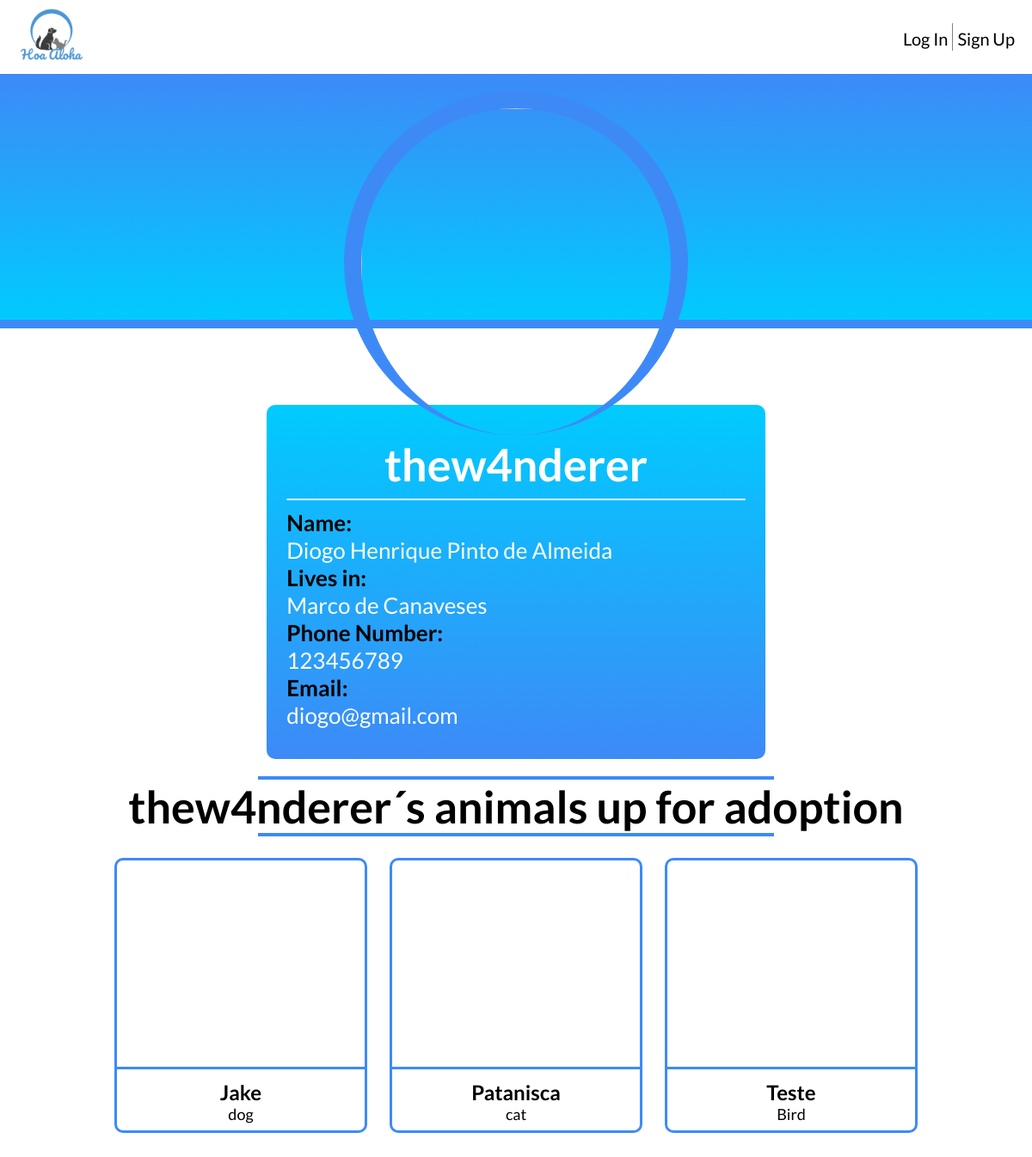
The app's page /pages/profile.php?username=thew4nderer with its own data.
### tables this page shows
CREATE TABLE UserPhotos(
	idUser         INTEGER REFERENCES UserEntities(id),
	idPhoto        INTEGER REFERENCES Photos(id)
);

CREATE TABLE UserEntities (id INTEGER PRIMARY KEY AUTOINCREMENT, name VARCHAR (255) NOT NULL, username VARCHAR (255) UNIQUE, password VARCHAR (255) NOT NULL, location VARCHAR (255) NOT NULL, phoneNumber INT NOT NULL, email VARCHAR (255) NOT NULL);

CREATE TABLE Topics(
	id 				INTEGER PRIMARY KEY,
    idUserEntity    INTEGER NOT NULL REFERENCES UserEntities(id) ON UPDATE CASCADE,
    idPet           INTEGER NOT NULL UNIQUE REFERENCES Pets(id) ON UPDATE CASCADE,
	description     VARCHAR(255) NOT NULL,
	data            DATATIME NOT NULL
);

CREATE TABLE Pets(
	id          INTEGER PRIMARY KEY AUTOINCREMENT,
	name        VARCHAR(255) NOT NULL,
	species   	VARCHAR(255) NOT NULL,
	breed       VARCHAR(255) NOT NULL,
	weight      FLOAT,
	color 	    VARCHAR(255) NOT NULL,
	dimension   VARCHAR(255) NOT NULL,
	gender		VARCHAR(255) NOT NULL,
	age			INTEGER NOT NULL
);

### database/db_user.php (called while the page is built, shortened)
<?php
  function getUser($username){
    $db = Database::instance()->db();
    $stmt = $db->prepare('SELECT * FROM UserEntities INNER JOIN UserPhotos ON UserEntities.id = UserPhotos.idUser WHERE username = ?');
    $stmt->execute(array($username));
    return $stmt->fetch();
  }
?>

### database/db_animal.php (called while the page is built, shortened)
<?php
  function getAnimal($id) {
    $db = Database::instance()->db();
    $stmt = $db->prepare('SELECT * FROM Pets INNER JOIN PetPhotos ON Pets.id = PetPhotos.idPet WHERE id = ?');
    $stmt->execute(array($id));
    return $stmt->fetch();
  }
?>

### database/db_topic.php (called while the page is built, shortened)
<?php
  function getTopicsPostedByUser($username){
    $db = Database::instance()->db();
    $stmt = $db->prepare('SELECT DISTINCT Topics.* FROM Topics, UserEntities WHERE Topics.idUserEntity=UserEntities.id AND UserEntities.username=?');
    $stmt->execute(array($username));
    return $stmt->fetchAll();
  }
?>

### templates/tpl_topic.php (the view, shortened to what this page needs)
<?php function draw_topic_in_profile($id, $animal){
?>
    <li>
      <div class="profile-animal-container" >
        <a href="../pages/topic.php?id=<?=$id?>">
          <div class="animal-photo" style="background-image: url(../database/db_link_image.php?id=<?php echo $animal['idPhoto'];?>);">
          </div>
          <div class="animal-text">
            <div class="animal-name"><?=$animal['name']?></div>
            <div class="animal-species"><?=$animal['species']?></div>
          </div>
        </a>
      </div>
    </li>
<?php } ?>

### templates/tpl_profile.php
<?php function draw_profile($user){
?>
    <div class="profile-container">
        <div class="user-photo">
            <img src="../database/db_link_image.php?id=<?php echo $user['idPhoto'];?>" width="200" height="200">
        </div>
        <div class="user-card">
            <div class="user-username"> <h1><?= $user['username'] ?></h1> </div>
            <hr>
            <div class= "user-information">
                <div class="user-name"> <h4>Name:</h4> <?=$user['name'] ?> </div>
                <div class="user-location"> <h4>Lives in:</h4> <?=$user['location'] ?> </div>
                <div class="user-contacts">
                    <div class="user-phone"> <h4>Phone Number:</h4> <?=$user['phoneNumber'] ?></div>
                    <div class="user-email"> <h4>Email:</h4> <?=$user['email'] ?> </div>
                </div>
            </div>
        </div>
    </div>
<?php } ?>
<?php function start_animals_div($username, $is_own_profile){
?>
    <?php
        $string = $is_own_profile ? 'Your animals up for adoption': $username . '´s animals up for adoption';
    ?>
    <div class="profile-animals-title-container">
        <div class="profile-animals-title-divider"><hr></div>
            <h1><?= $string ?></h1>
        <div class="profile-animals-title-divider"><hr></div>
    </div>
    <div class="profile-animals-ext-container">
        <div class="profile-animals-container">
<?php } ?>
<?php function end_animals_div(){
?>
        </div>
    </div>
<?php } ?>

### pages/profile.php (shortened to what this page needs)
<?php
  include_once('../templates/tpl_common.php');
  include_once('../templates/tpl_profile.php');
  include_once('../templates/tpl_topic.php');
  include_once("../database/db_user.php");
  include_once("../database/db_animal.php");
  include_once("../database/db_topic.php");
  $username = $_GET['username'];
  $profile = getUser($username);
  $topics = getTopicsPostedByUser($username);
  draw_profile($profile);
  start_animals_div($username, (@$_SESSION['username'] == $username));
  foreach($topics as &$topic) {
    if ($topic != null) {
      $animal = getAnimal($topic['idPet']);
      if ($animal != null) draw_topic_in_profile($topic['id'], $animal);
    }
  }
  end_animals_div();
  ?>

### css/style.css (style rules this page uses)
* { box-sizing: border-box; margin: 0; padding: 0; list-style: none; text-decoration: none; font-family: Lato; }
:root { font-size: 26px; --login-blue: rgb(61, 138, 247); --login-blue-soft: rgb(90, 159, 255); }
body { color: black; background-color: white; margin: 0 auto; padding: 0; }
.profile-container { padding: 20px; display: block; min-height: 80vh; position: relative; width: 100%; background-color: #fff; }
.profile-container:before { content: ''; position: absolute; width: 100%; height: 35%; top: 0; left: 0; background-image: linear-gradient(to top, #00cbfe, var(--login-blue)); border-bottom-style: solid; border-width: 10px; border-color: var(--login-blue); }
.user-photo img { display: block; margin-left: auto; margin-right: auto; position: relative; border-radius: 100%; border-top-style: solid; border-right-style: solid; border-left-style: solid; border-width: 20px; border-color: var(--login-blue); width: 400px; height: 400px; }
.user-card { color: white; margin-top: -3%; margin-left: 25%; margin-right: 25%; padding: 1% 2% 3% 2%; box-sizing: border-box; background-image: linear-gradient(to top, var(--login-blue), #00cbfe); border-radius: 10px; }
.user-card .user-username { position: relative; color: white; font-weight: bold; padding: 5% 0 3px 0; text-align: center; border-width: 10px; }
.user-card h4 { color: black; }
.profile-container .user-card hr { margin-bottom: 2%; margin-top: 1%; border-radius: 10px; border-style: solid; border-width: 1px; border-color: white; }
.profile-animals-title-container { text-align: center; width: 100%; margin-bottom: 1%; justify-content: center; }
.profile-animals-title-divider { width: 100%; background-color: white; display: flex; justify-content: center; }
.profile-animals-title-divider hr { border-style: solid; border-width: 2px; border-color:var(--login-blue); width: 50%; background-color: white; }
.profile-animals-ext-container { width: 100%; display: flex; justify-content: center; }
.profile-animals-container { width: 80%; display: grid; grid-template-columns: 1fr 1fr 1fr; grid-template-rows: 1fr 1fr 1fr; }
.profile-animal-container { background-color: white; margin: 4%; border-radius: 10px; border-style: solid; border-width: 3px; border-color: var(--login-blue); min-height: 40vh; -webkit-transition: 0.3s ease-in-out, -webkit-transform 0.3s ease-in-out; -moz-transition: 0.3s ease-in-out, -moz-transform 0.3s ease-in-out; transition: all 0.3s ease-in-out, transform 0.3s ease-in-out, ; }
.profile-animal-container .animal-photo { height: 30vh; background-repeat: no-repeat; background-size: cover; border-top-left-radius: 5px; border-top-right-radius: 5px; }
.profile-animal-container .animal-text { padding-top: 4%; border-top-style: solid; border-width: 3px; border-color: var(--login-blue); text-align: center; }
.profile-animal-container .animal-text .animal-name { color: black; font-weight: bold; font-size: x-large; -webkit-transition: 0.3s ease-in-out, -webkit-transform 0.3s ease-in-out; -moz-transition: 0.3s ease-in-out, -moz-transform 0.3s ease-in-out; transition: all 0.3s ease-in-out, transform 0.3s ease-in-out, ; }
.profile-animal-container .animal-text .animal-species { color: black; font-size: large; -webkit-transition: 0.3s ease-in-out, -webkit-transform 0.3s ease-in-out; -moz-transition: 0.3s ease-in-out, -moz-transform 0.3s ease-in-out; transition: all 0.3s ease-in-out, transform 0.3s ease-in-out, ; }

### records on screen
userphotos: idUser.username "thew4nderer", idUser.name "Diogo Henrique Pinto de Almeida", idUser.location "Marco de Canaveses", idUser.phoneNumber "123456789", idUser.email "diogo@gmail.com"
topics: idPet.name "Jake", idPet.species "dog"
topics: idPet.name "Patanisca", idPet.species "cat"
topics: idPet.name "Teste", idPet.species "Bird"

### other values on screen
$string "thew4nderer´s animals up for adoption"
